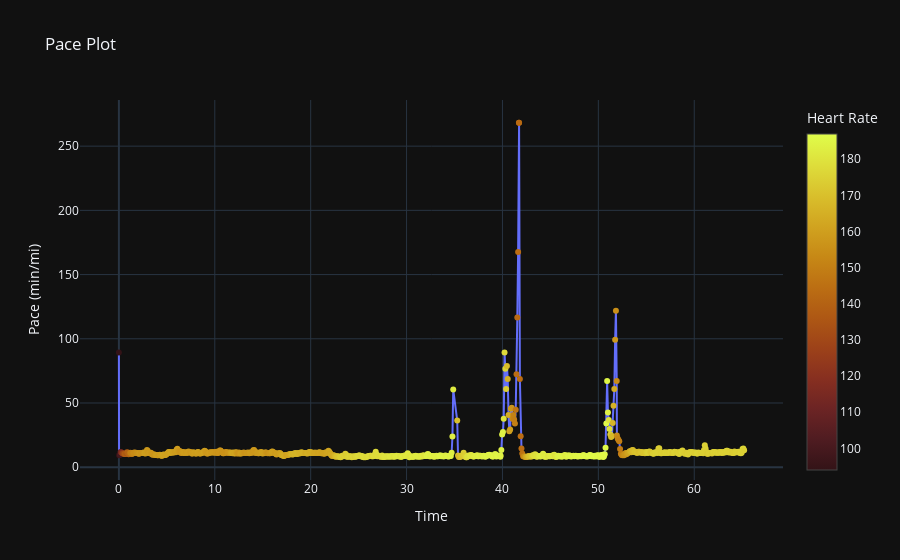

Notebook source saved alongside this figure:
### Code cell
import plotly.graph_objects as go

# Create the plot
fig = go.Figure(data=go.Scatter(
    x=index,
    y=y_values,
    mode='markers+lines',
    text=[f"{str(pace)}, {hr[i]} BPM" for i, pace in enumerate(myPaces)],
    marker=dict(color=hr, colorscale='solar', colorbar=dict(title='Heart Rate'))
))

fig.update_layout(
    title='Pace Plot',
    xaxis_title='Time',
    yaxis_title='Pace (min/mi)'
)
fig.show()
print(data.columns)

### Figure 1 — Plotly figure (JSON) as saved in the notebook; plotly's stock layout.template omitted (floating-point values rounded to 4 significant figures; data arrays with more than 128 entries replaced by an {"elided": "..."} marker saying what was removed)
{"data": [{"marker": {"color": {"elided": "785 int values"}, "colorbar": {"title": {"text": "Heart Rate"}}, "colorscale": [[0.0, "rgb(51, 19, 23)"], [0.09091, "rgb(79, 28, 33)"], [0.1818, "rgb(108, 36, 36)"], [0.2727, "rgb(135, 47, 32)"], [0.3636, "rgb(157, 66, 25)"], [0.4545, "rgb(174, 88, 20)"], [0.5455, "rgb(188, 111, 19)"], [0.6364, "rgb(199, 137, 22)"], [0.7273, "rgb(209, 164, 32)"], [0.8182, "rgb(217, 192, 44)"], [0.9091, "rgb(222, 222, 59)"], [1.0, "rgb(224, 253, 74)"]]}, "mode": "markers+lines", "text": {"elided": "785 str values"}, "x": {"elided": "785 float values"}, "y": {"elided": "785 float values"}, "type": "scatter"}], "layout": {"title": {"text": "Pace Plot"}, "xaxis": {"title": {"text": "Time"}}, "yaxis": {"title": {"text": "Pace (min/mi)"}}}}
